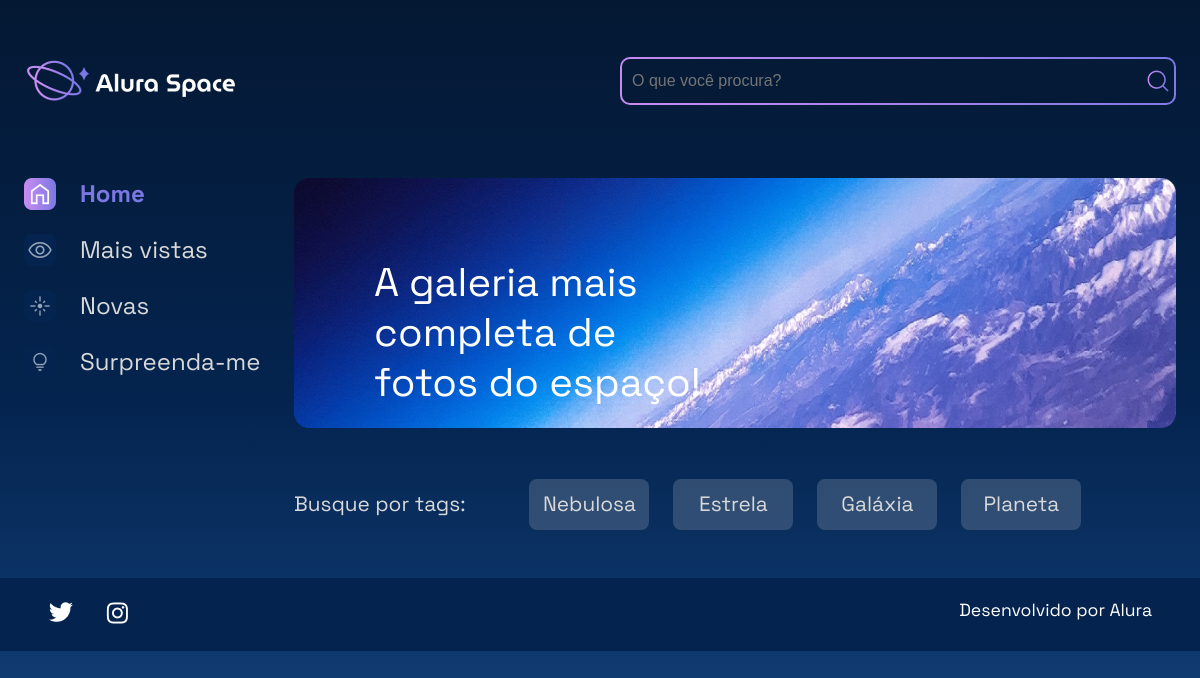
Before: / with the older database file.
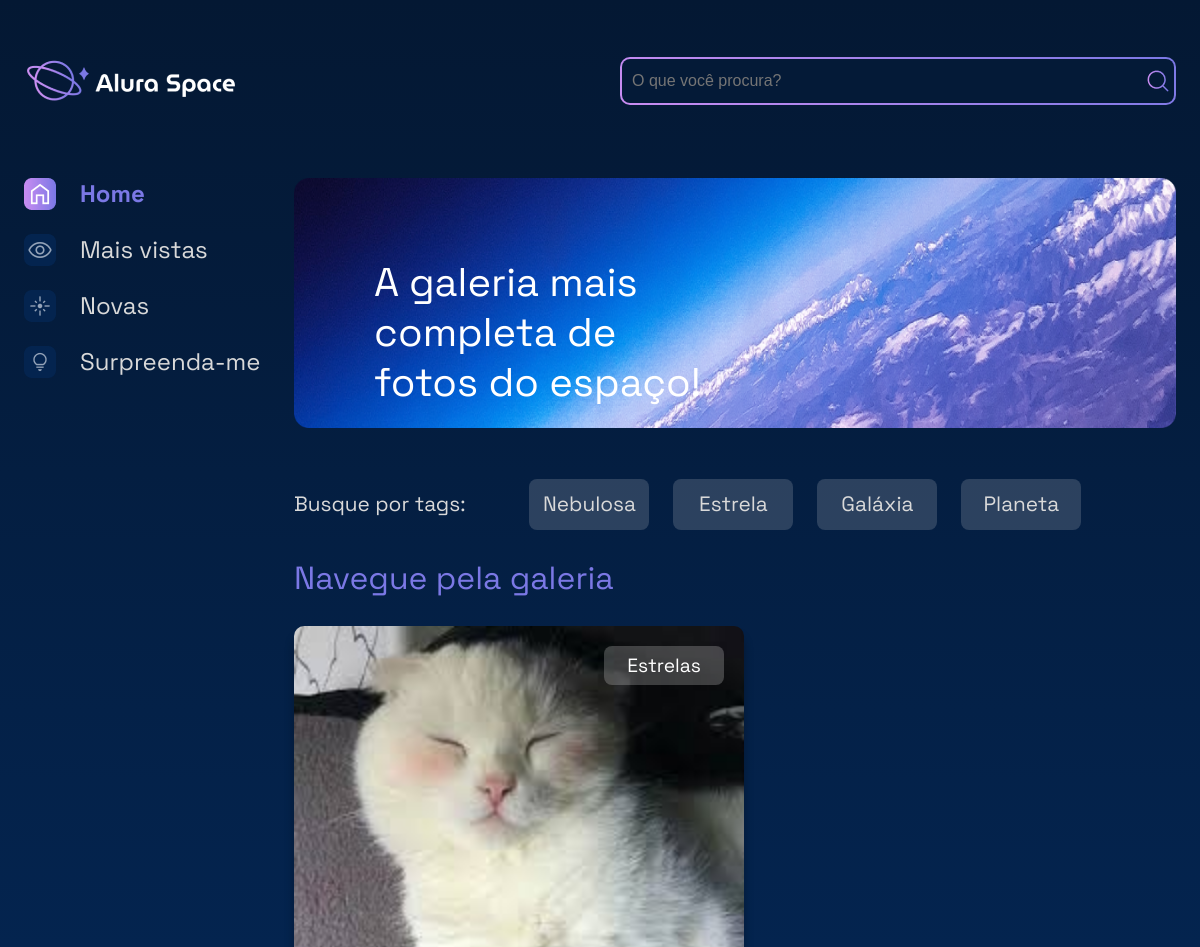
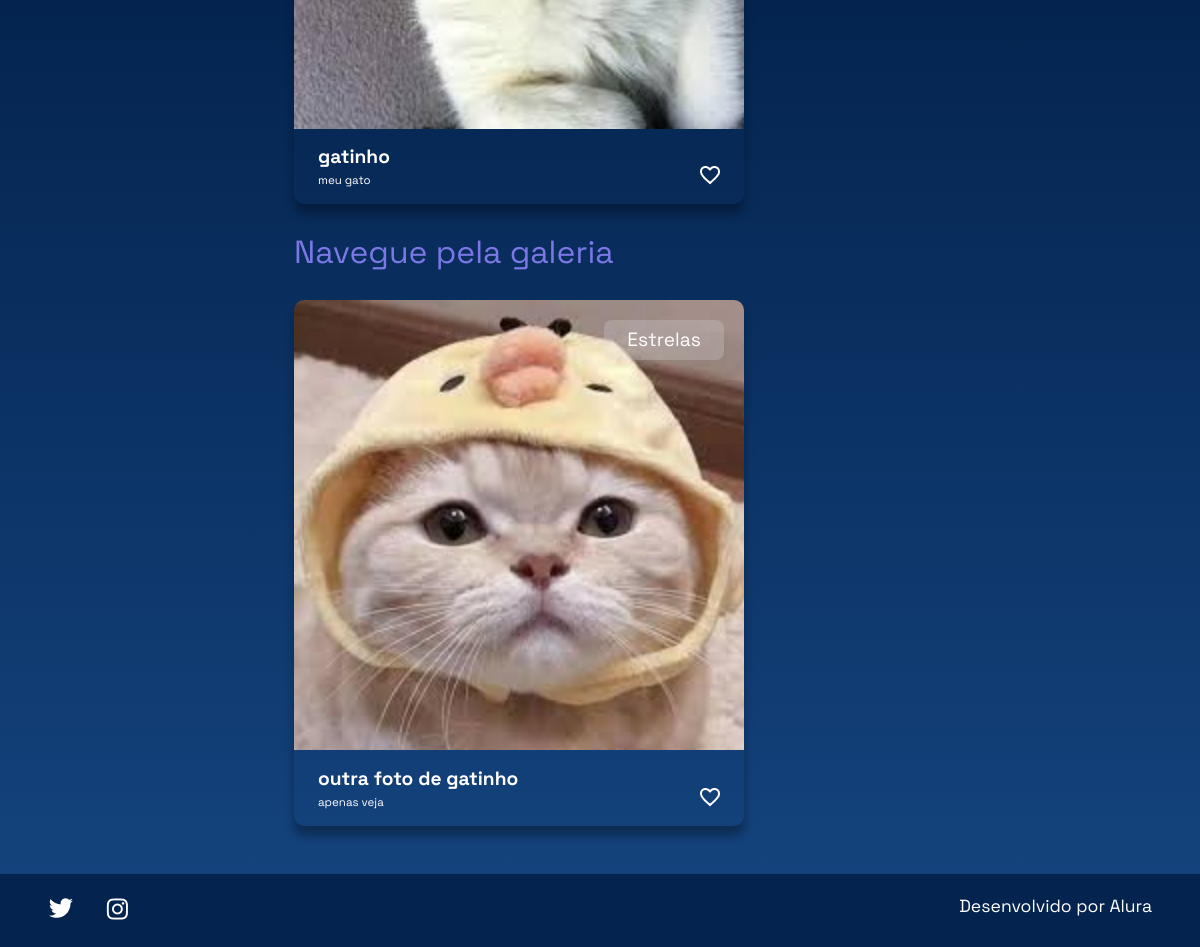
After: the same page with the newer database file (2 pictures, top to bottom).
### galeria/models.py (models this page shows, shortened)
class Fotografia (models.Model):
    OPÇÕES_CATEGORIA = [
        ('NEBULOSA', 'nebulo'),
        ('ESTRELA' , 'estrela'),
        ('GALAXIA', 'galaxia'),
        ('PLANETA', 'planeta')
    ]
    nome = models.CharField(max_length=100, null=False,blank=False)
    legenda = models.CharField(max_length=100, null=False,blank=False)
    categoria = models.CharField(max_length=100,choices=OPÇÕES_CATEGORIA,default='')
    descricao = models.TextField(null=False, blank= True)
    foto = models.ImageField(upload_to='fotos/%Y/%m/%d', blank=True)
    publica = models.BooleanField(default=False)
    data_fotografia = models.DateTimeField(default=datetime.now,blank=False)

### galeria/views.py (the view)
# urls.py: path('', index),
def index (request):
    fotografias = Fotografia.objects.order_by("data_fotografia").filter(publica=True)
    return render(request, 'galeria/index.html', {"cards": fotografias})

### templates/galeria/index.html (shortened to what this page needs)
{% extends 'galeria/base.html' %}
{% load static %}
{% block content %}
    <div class="pagina-inicial">
        <header class="cabecalho">
            <img src="{% static '/assets/logo/Logo(2).png' %}" alt="Logo da Alura Space" />
            <div class="cabecalho__busca">
                <div class="busca__fundo">
                    <input class="busca__input" type="text" placeholder="O que você procura?">
                    <img class="busca__icone" src= "{% static '/assets/ícones/1x/search.png' %}"  alt="ícone de search">
                </div>
            </div>
        </header>
        <main class="principal">
            <section class="menu-lateral">
                <nav class="menu-lateral__navegacao">
                    <a href="#"><img src="{% static '/assets/ícones/1x/Home - ativo.png' %}"> Home</a>
                    <a href="#"><img src="{% static '/assets/ícones/1x/Mais vistas - inativo.png' %}"> Mais vistas</a>
                    <a href="#"><img src="{% static '/assets/ícones/1x/Novas - inativo.png' %}"> Novas</a>
                    <a href="#"><img src="{% static '/assets/ícones/1x/Surpreenda-me - inativo.png' %}"> Surpreenda-me</a>
                </nav>
            </section>
            <section class="conteudo">
                <section class="banner">
                    <img class="banner__imagem" src="{% static '/assets/imagens/Banner(2).png' %}" alt="banner Alura Space">
                    <h1 class="banner__titulo"> A galeria mais completa de fotos do espaço!</h1>
                </section>
                <section class="tags">
                    <p class="tags__titulo">Busque por tags:</p>
                    <ul class="tags__lista">
                        <li class="tags__tag">Nebulosa</li>
                        <li class="tags__tag">Estrela</li>
                        <li class="tags__tag">Galáxia</li>
                        <li class="tags__tag">Planeta</li>
                    </ul>
                </section>
                <section class="galeria">
                    {% if cards %}
                   {% for fotografia in cards %}
                    <div class="cards">
                        <h2 class="cards__titulo">Navegue pela galeria</h2>
                        <ul class="cards__lista">
                            <li class="card">
                                <a href="{% url 'imagem' fotografia.id  %}">
                                    {% if fotografia.foto == "" or fotografia.foto == null %}
                                    <img class="card__imagem" src="{% static '/assets/imagens/galeria/carina-nebula.png'%}" alt="foto">
                                    {% else %}
                                    <img class="card__imagem" src="{{ fotografia.foto.url }}" alt="foto">
                                    {% endif %}
                                </a>
                                <span class="card__tag">Estrelas</span>
                                <div class="card__info">
                                    <p class="card__titulo">{{fotografia.nome}}</p>
                                    <div class="card__texto">
                                        <p class="card__descricao">{{fotografia.legenda}}</p>
                                        <span>
                                            <img src="{% static '/assets/ícones/1x/favorite_outline.png' %} " alt="ícone de coração">
                                        </span>
                                    </div>
                                </div>
                            </li>
                            {% endfor %}
                            {% endif %}
                        </ul>
                    </div>
                </section>
            </section>
        </main>
    </div>
{% endblock %}

### templates/galeria/base.html (shortened to what this page needs)
{% load static %}
<!DOCTYPE html>
<html lang="pt-br">
<head>
    <link rel="stylesheet" href="{% static '/styles/style.css' %}">
</head>
<body>
    {% block content %}{% endblock %}
    {% include 'galeria/partials/footer.html' %}
</body>
</html>

### templates/galeria/partials/footer.html
{% load static %}
<footer class="rodape">
        <div class="rodape__icones">
            <a href="https://twitter.com/AluraOnline" target=”_blank” >
                <img src="{% static '/assets/ícones/1x/twitter.png' %}" alt="ícone twitter">
            </a>
            <a href="https://www.instagram.com/aluraonline/" target=”_blank” >
                <img src="{% static '/assets/ícones/1x/instagram.png' %}" alt="ícone instagram">
            </a>
        </div>
        <p class="rodape__texto">Desenvolvido por Alura</p>
    </footer>

### setup/static/styles/style.css (style rules this page uses)
html, body, div, span, applet, object, iframe, h1, h2, h3, h4, h5, h6, p, blockquote, pre, a, abbr, acronym, address, big, cite, code, del, dfn, em, img, ins, kbd, q, s, samp, small, strike, strong, sub, sup, tt, var, b, u, i, center, dl, dt, dd, ol, ul, li, fieldset, form, label, legend, table, caption, tbody, tfoot, thead, tr, th, td, article, aside, canvas, details, embed, figure, figcaption, footer, header, hgroup, menu, nav, output, ruby, section, summary, time, mark, audio, video { margin: 0; padding: 0; border: 0; font-size: 100%; font: inherit; vertical-align: baseline; }
article, aside, details, figcaption, figure, footer, header, hgroup, menu, nav, section { display: block; }
body { line-height: 1; font-family: 'Space Grotesk', sans-serif; min-height: 100vh; background: linear-gradient(#041833,#04244F,#154580); background-repeat: no-repeat; background-position: center; background-size: cover; }
ol, ul { list-style: none; }
.banner { width: auto; position: relative; margin-bottom: 1.5rem; }
.banner__imagem { width: 100%; }
.banner__titulo { color: #FFFFFF; font-size: 40px; width: 350px; line-height: 50px; position: absolute; top: 80px; left: 80px; }
.cabecalho { align-items: center; display: flex; justify-content: space-between; margin: 1.5rem 0 4rem 0; }
.cabecalho__busca { align-items: center; border-radius: 10px; background: linear-gradient(45deg, #C98CF1,#7B78E5); display: flex; height: auto; justify-content: space-between; padding: 2px; width: auto; }
.busca__fundo { align-items: center; background-color: #041A37; border-radius: 8px; display: flex; margin: 0 auto; width: 100%; }
.busca__input { align-items: center; background-color: transparent; border: none; font-size: 1rem; height: 24px; padding: 10px; width: 500px; }
.busca__icone { cursor: pointer; width: 2rem; height: 2rem; }
.cards { width: 100%; }
.cards__titulo { color: #7B78E5; font-size: 2rem; line-height: 3rem; margin-bottom: 1.5rem; }
.cards__lista { display: flex; flex-wrap: wrap; justify-content: space-between; align-content: space-between; }
.card { border-radius: 10px; box-shadow: 0px 10px 10px #00000050; color: #FFFFFF; margin-bottom: 1.5rem; position: relative; width: 450px; }
.card__imagem { width: 450px; border-radius: 10px 10px 0 0; }
.card__tag { background-color: #D9D9D940; border-radius: 8px; border: 2px solid transparent; font-size: 1.2rem; left: 310px; margin-right: 1.5rem; padding: .5rem .5rem; position: absolute; text-align: center; top: 20px; width: 100px; }
.card__info { font-size: 1.2rem; padding: 0 1.5rem 1rem 1.5rem; }
.card__titulo { font-weight: bold; line-height: 1.2rem; margin-top: 0.8em; }
.card__texto { display: flex; justify-content: space-between; flex-wrap: wrap; }
.card__texto img { cursor: pointer; }
.card__descricao { font-size: 0.6em; margin-top: 0.8em; }
.galeria { display: flex; width: 100%; }
.menu-lateral { padding-right: 1.5rem; box-sizing: border-box; min-width: 270px; }
.menu-lateral__navegacao { display: flex; flex-direction: column; }
.menu-lateral__navegacao a { font-family: 'Space Grotesk', sans-serif; align-items: center; display: flex; margin-bottom: 1.5rem; text-decoration: none; color: #D9D9D9; font-size: 24px; }
.menu-lateral__navegacao a:first-child { font-weight: bold; color: #7B78E5; }
.menu-lateral__navegacao img { margin-right: 1.5rem; }
.pagina-inicial { max-width: 1440px; padding: 1.5rem; margin: 0 auto; }
.principal { display: flex; justify-content: space-between; }
.rodape { background-color: #04244F; width: 100%; padding: 1.5rem 3rem; box-sizing: border-box; display: flex; justify-content: space-between; color: #FFFFFF; }
.rodape__icones { width: 80px; display: flex; justify-content: space-between; }
.rodape__texto { font-size: 1.1rem; }
.tags { padding: 1.5rem 0; display: flex; align-items: center; color: #D9D9D9; font-size: 1.3rem; }
.tags__titulo { margin-right: 4rem; }
.tags__lista { display: flex; }
.tags__tag { background-color: #D9D9D930; margin-right: 1.5rem; border-radius: 8px; padding: .8rem .5rem; width: 100px; text-align: center; border: 2px solid transparent; }

Changed rows visible on the page:
added Fotografia: foto (picture), nome "gatinho", legenda "meu gato"
added Fotografia: foto (picture), nome "outra foto de gatinho", legenda "apenas veja"
